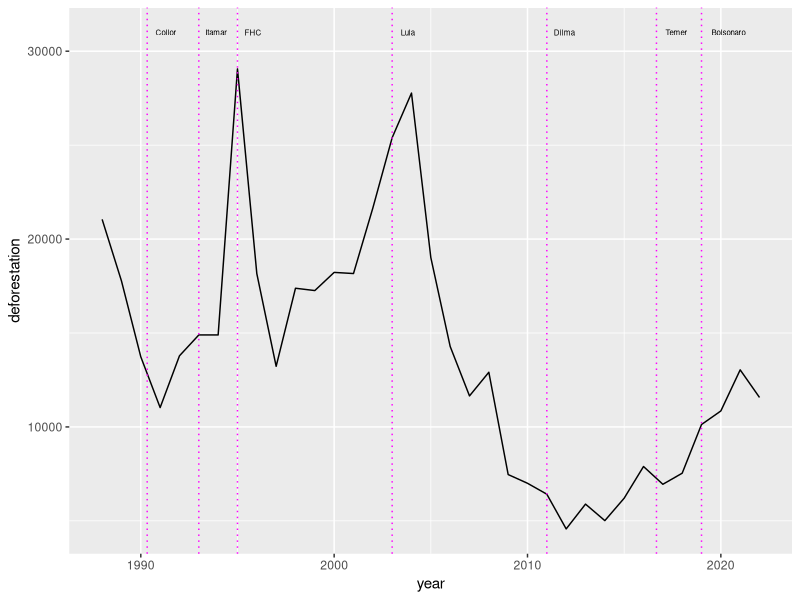

This figure's R source:
## ---- chunk 1
library( tidyverse )
def_area <- read.csv( "def_area_1988_2022.csv")
fires_amz <- read.csv( "inpe_brazilian_amazon_fires_1999_2022.csv", check.names = F, sep = ";" )
phenomenon <- read.csv( "el_nino_la_nina_1999_2022.csv", sep = ";" )
br_presidents <- read.csv( "br_presidents.csv", sep = ";" )
## ---- chunk 2
def_area %>% 
  pivot_wider( names_from = "state",
               values_from = "area" ) %>% 
  mutate( deforestation = ac + am + ap + ma + mt + pa + ro + rr + to ) %>% 
  select( year, deforestation ) %>%
  left_join( fires_amz, by = "year" ) %>%
  left_join( phenomenon, by = "year" ) %>% 
  left_join( br_presidents, by = "year" ) %>%
  ggplot( aes( year, deforestation ) ) +
  geom_line() +
  geom_vline( xintercept = c(1990.33, 1993, 1995, 2003, 2011, 2016.67, 2019),
              color = "magenta", linetype = 3 ) +
  annotate( "text",
            x = c(1991.3, 1993.9, 1995.8, 2003.8, 2011.9, 2017.7, 2020.4),
            y = 31000, 
            label = c("Collor", "Itamar", "FHC", "Lula", "Dilma", "Temer", "Bolsonaro"),
            size = 2)
